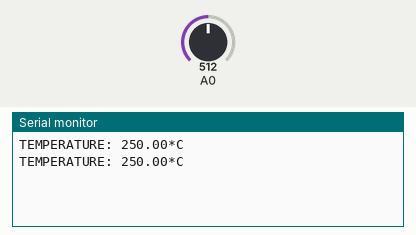
Bench run of a sketch on a simulated Arduino Uno, built with avr-gcc and run on an emulated ATmega328P. Parts: the last lines printed to the serial monitor. The inputs (shaded band) are chosen by the test bench; at power-on: A0 = 512.

Above: at 1.8 s.
1.9 s: A0 set to 716
At 2.4 s:
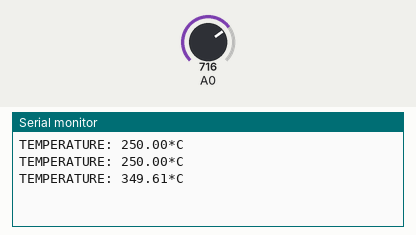
3.4 s: A0 set to 900
At 4.8 s:
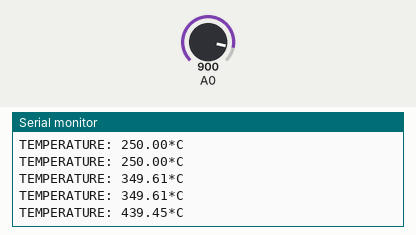
Timing chart, 0 to 6.4 s (numbered marks = the images above; inputs shaded):
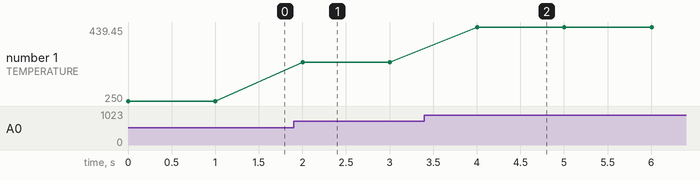

Measured:
- after the input at 1.9 s, the serial monitor: prints a new line after 0.10 s (image 1)
- after the input at 3.4 s, the serial monitor: prints a new line after 0.60 s (image 2)
- plotted number 1: 250 → 349.61 after the input at 1.9 s, 349.61 → 439.45 after the input at 3.4 s

The sketch:

LM35_temp_sensor.ino
```cpp
float temp;

void setup() {
  // put your setup code here, to run once:


Serial.begin(9600);
}

void loop() {
  temp = analogRead(A0);
  // put your main code here, to run repeatedly:
  temp = temp*0.48828125;
  Serial.print("TEMPERATURE: ");
  Serial.print(temp);
  Serial.print("*C");
  Serial.println();

  delay(1000);


}
```
